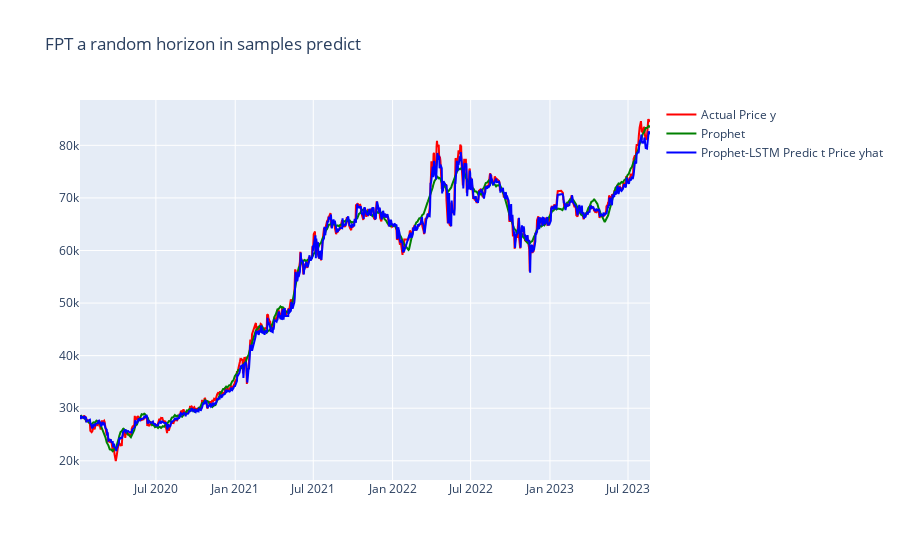

Notebook code for this chart:
### Code cell
my_df = df_fw_list[0].reset_index()


fig = go.Figure()

actual_scat = go.Scatter(x=my_df['ds'][LSTM_loop_back:], y=my_df['y'][LSTM_loop_back:], mode='lines', name="Actual Price y", line=dict(color='red'))

# get predict
predicted = get_predict(model=list_LSTM_model[0],X=X_train_list[0], scaler=scaler_LSTM_list[0])
# plot it
predicted_scat = go.Scatter(x=my_df['ds'][LSTM_loop_back:], y=predicted, mode='lines', name="Prophet-LSTM Predic t Price yhat", line=dict(color='blue'))

prop_predicted_scat = go.Scatter(x=my_df['ds'][LSTM_loop_back:], y=df_predict_list[0]['yhat'][LSTM_loop_back:], mode='lines', name="Prophet ", line=dict(color='green'))

fig.add_trace(actual_scat)
fig.add_trace(prop_predicted_scat)
fig.add_trace(predicted_scat)
fig.update_layout(title_text=f'{stock_target} a random horizon in samples predict')

fig.show()

### Figure 1 — Plotly figure (JSON) as saved in the notebook; plotly's stock layout.template omitted (floating-point values rounded to 4 significant figures; data arrays with more than 128 entries replaced by an {"elided": "..."} marker saying what was removed)
{"data": [{"line": {"color": "red"}, "mode": "lines", "name": "Actual Price y", "type": "scatter", "x": {"elided": "905 str values"}, "y": {"elided": "905 int values"}}, {"line": {"color": "green"}, "mode": "lines", "name": "Prophet ", "type": "scatter", "x": {"elided": "905 str values"}, "y": {"elided": "905 float values"}}, {"line": {"color": "blue"}, "mode": "lines", "name": "Prophet-LSTM Predic t Price yhat", "type": "scatter", "x": {"elided": "905 str values"}, "y": {"elided": "905 float values"}}], "layout": {"title": {"text": "FPT a random horizon in samples predict"}}}
